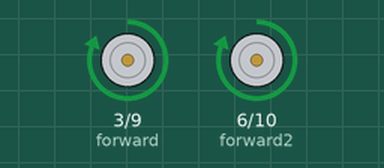
Recording of a sketch running on a simulated Arduino Uno, built with avr-gcc and run on an emulated ATmega328P. Shown: motor-driver pin pairs drawn as motors (green arrow = first pin HIGH = forward, orange = second pin HIGH = backward, longer = more drive).

Above: at 0.05 s.
Timing chart, 0 to 6.9 s (numbered marks = the images above):
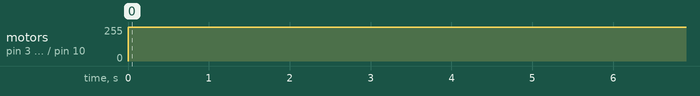

Measured:
- by itself, motor on pin 3 (forward) / pin 9 (backward), motor on pin 6 (forward2) / pin 10 (backward2): stopped → forward 255/255 at 0.00 s

The sketch:

puente_h.ino
```cpp
# include <SoftwareSerial.h>
# include <Servo.h>


#define forward 3
#define forward2 6
#define backward 9
#define backward2 10


void setup() {
  // put your setup code here, to run once:

pinMode(forward, OUTPUT);
pinMode(backward,OUTPUT);
pinMode(forward2, OUTPUT);
pinMode(backward2,OUTPUT);


}

void loop() {
  // put your main code here, to run repeatedly:

analogWrite(forward,255);
analogWrite(forward2,255);
delay(6000);
analogWrite(forward,0);
analogWrite(forward2,0);
}
```
